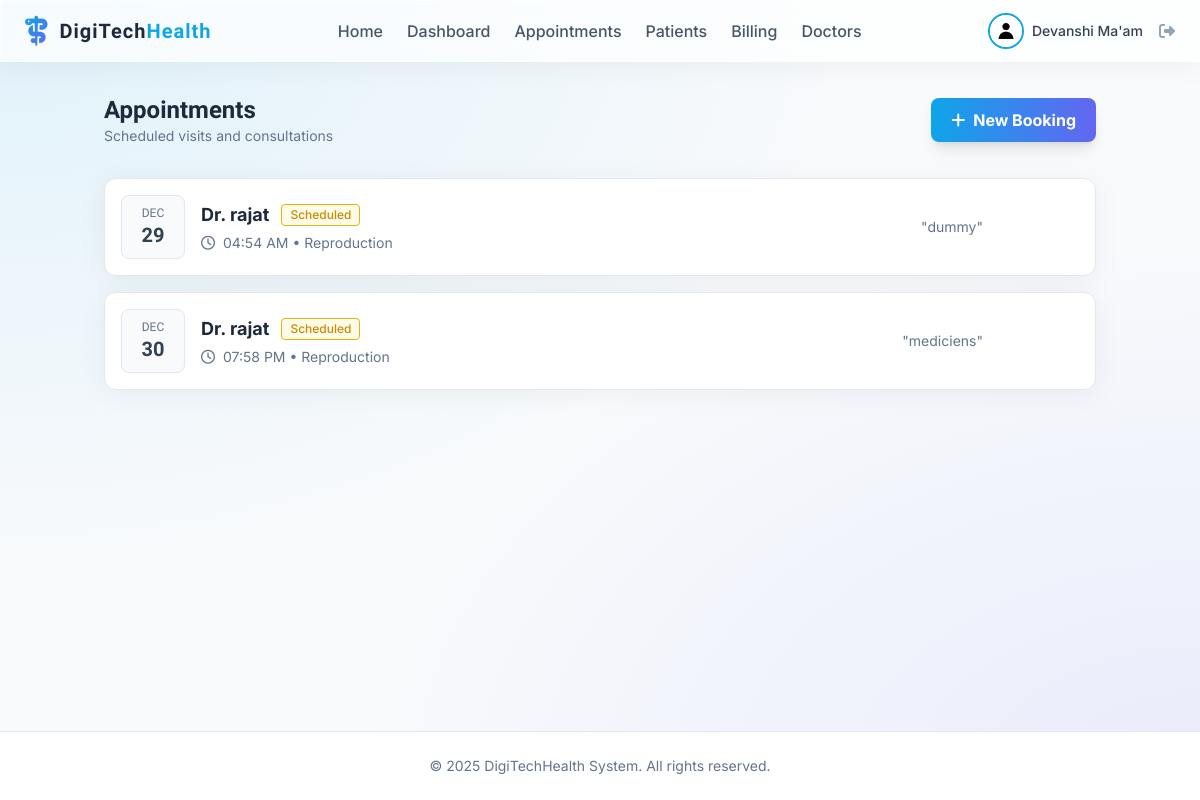
The page /appointments (signed in) on the database its author committed.
### app/models.py (models this page shows, shortened)
class User(db.Model, UserMixin):
    id = db.Column(db.Integer, primary_key=True)
    username = db.Column(db.String(20), unique=True, nullable=False)
    email = db.Column(db.String(120), unique=True, nullable=False)
    image_file = db.Column(db.String(20), nullable=False, default='default.jpg')
    password_hash = db.Column(db.String(128))
    role = db.Column(db.String(20), nullable=False, default='patient')

class Appointment(db.Model):
    id = db.Column(db.Integer, primary_key=True)
    patient_id = db.Column(db.Integer, db.ForeignKey('patient.id'), nullable=True) # Optional link to existing patient
    doctor_id = db.Column(db.Integer, db.ForeignKey('doctor.id'), nullable=False)
    date_time = db.Column(db.DateTime, nullable=False)
    reason = db.Column(db.String(200), nullable=False)
    status = db.Column(db.String(20), nullable=False, default='Scheduled') # Scheduled, Completed, Cancelled
    patient = db.relationship('Patient', backref='appointments')
    doctor = db.relationship('Doctor', backref='appointments')

class Doctor(db.Model):
    id = db.Column(db.Integer, primary_key=True)
    user_id = db.Column(db.Integer, db.ForeignKey('user.id'), nullable=False)
    specialization = db.Column(db.String(100), nullable=False)
    availability = db.Column(db.String(200), nullable=True, default="Mon-Fri 9am-5pm")
    user = db.relationship('User', backref=db.backref('doctor_profile', uselist=False))

### app/appointment/routes.py (the view)
@appointment.route("/appointments")
@login_required
def list_appointments():
    if current_user.role == 'doctor':
        doctor = Doctor.query.filter_by(user_id=current_user.id).first()
        if doctor:
            appointments = Appointment.query.filter_by(doctor_id=doctor.id).all()
        else:
            appointments = []
    elif current_user.role == 'admin' or current_user.role == 'receptionist':
         appointments = Appointment.query.all()
    else:
        patient = Patient.query.filter_by(user_id=current_user.id).first()
        if patient:
            appointments = Appointment.query.filter_by(patient_id=patient.id).all()
        else:
            appointments = []
    return render_template('appointment/list.html', appointments=appointments)

### app/models.py (called while the page is built)
@login_manager.user_loader
def load_user(user_id):
    return User.query.get(int(user_id))

### app/templates/appointment/list.html (shortened to what this page needs)
{% extends "base.html" %}
{% block content %}
<div class="flex justify-between items-center mb-8">
    <div>
        <h2 class="text-2xl font-display font-bold text-slate-800">Appointments</h2>
        <p class="text-slate-500 text-sm">Scheduled visits and consultations</p>
    </div>
    <a href="{{ url_for('appointment.book_appointment') }}"
        class="px-5 py-2.5 bg-gradient-to-r from-primary to-secondary text-white font-bold rounded-lg shadow-lg hover:shadow-primary/40 transform hover:-translate-y-0.5 transition-all flex items-center">
        <i class="fa-solid fa-plus mr-2"></i> New Booking
    </a>
</div>
<div class="grid grid-cols-1 gap-4">
    {% for apt in appointments %}
    <div
        class="glass p-4 rounded-xl border border-slate-200 hover:shadow-md transition-all flex flex-col md:flex-row md:items-center justify-between group bg-white">
        <div class="flex items-center mb-4 md:mb-0">
            <div
                class="flex flex-col items-center justify-center h-16 w-16 bg-slate-50 rounded-lg text-slate-700 font-display border border-slate-200 mr-4">
                <span class="text-xs text-slate-500 uppercase">{{ apt.date_time.strftime('%b') }}</span>
                <span class="text-xl font-bold">{{ apt.date_time.day }}</span>
            </div>
            <div>
                <div class="flex items-center mb-1">
                    <h3 class="text-lg font-bold text-slate-800 mr-3">Dr. {{ apt.doctor.user.username }}</h3>
                    <span class="text-xs px-2 py-0.5 rounded border font-medium
                        {% if apt.status == 'Scheduled' %} border-yellow-500 text-yellow-600 bg-yellow-50
                        {% elif apt.status == 'Completed' %} border-green-500 text-green-600 bg-green-50
                        {% else %} border-red-500 text-red-600 bg-red-50 {% endif %}">
                        {{ apt.status }}
                    </span>
                </div>
                <p class="text-sm text-slate-500"><i class="fa-regular fa-clock mr-1"></i> {{
                    apt.date_time.strftime('%I:%M %p') }} &bull; {{ apt.doctor.specialization }}</p>
            </div>
        </div>
        <div class="flex items-center justify-between md:justify-end w-full md:w-auto">
            <div class="mr-6 text-sm text-slate-500 truncate max-w-[200px]">
                "{{ apt.reason }}"
            </div>
        </div>
    </div>
    {% else %}
    <div class="py-16 text-center text-slate-500 glass rounded-xl border border-slate-200 border-dashed">
        <i class="fa-regular fa-calendar-xmark text-4xl mb-4 opacity-50"></i>
        <p>No appointments scheduled.</p>
    </div>
    {% endfor %}
</div>
{% endblock %}

### app/templates/base.html (shortened to what this page needs)
<!doctype html>
<html lang="en">
<head>
  <script src="https://cdn.tailwindcss.com"></script>
  <link rel="stylesheet" href="https://cdnjs.cloudflare.com/ajax/libs/font-awesome/6.4.0/css/all.min.css">
  <link rel="stylesheet" href="{{ url_for('static', filename='css/main.css') }}">
</head>
<body class="overflow-x-hidden">
  <div class="min-h-screen flex flex-col">
    {% if current_user.is_authenticated %}
    <nav class="glass sticky top-0 z-50 px-6 py-3 flex justify-between items-center">
      <div class="flex items-center">
        <i class="fa-solid fa-staff-snake text-3xl gradient-text mr-3"></i>
        <a href="{{ url_for('main.home') }}" class="text-xl font-display font-bold text-slate-800 tracking-wider">
          DigiTech<span class="text-primary">Health</span>
        </a>
      </div>
      <div class="hidden lg:flex items-center space-x-6">
        <a href="{{ url_for('main.home') }}"
          class="font-medium text-slate-600 hover:text-primary transition-colors {{ 'text-primary' if request.endpoint == 'main.home' }}">Home</a>
        {% if current_user.role in ['admin', 'doctor', 'receptionist'] %}
        <a href="{{ url_for('main.dashboard') }}"
          class="font-medium text-slate-600 hover:text-primary transition-colors {{ 'text-primary' if request.endpoint == 'main.dashboard' }}">Dashboard</a>
        {% endif %}
        <a href="{{ url_for('appointment.list_appointments') }}"
          class="font-medium text-slate-600 hover:text-primary transition-colors {{ 'text-primary' in request.endpoint and 'appointment' in request.endpoint }}">Appointments</a>
        <a href="{{ url_for('patient.list_patients') }}"
          class="font-medium text-slate-600 hover:text-primary transition-colors {{ 'text-primary' in request.endpoint and 'patient' in request.endpoint }}">
          {{ 'Patients' if current_user.role in ['admin', 'doctor', 'receptionist'] else 'My Profile' }}
        </a>
        <a href="{{ url_for('billing.list_invoices') }}"
          class="font-medium text-slate-600 hover:text-primary transition-colors {{ 'text-primary' in request.endpoint and 'billing' in request.endpoint }}">
          {{ 'Billing' if current_user.role in ['admin', 'doctor', 'receptionist'] else 'My Invoices' }}
        </a>
        {% if current_user.role in ['admin', 'doctor', 'receptionist'] %}
        <a href="{{ url_for('doctor.list_doctors') }}"
          class="font-medium text-slate-600 hover:text-primary transition-colors {{ 'text-primary' in request.endpoint and 'doctor' in request.endpoint }}">Doctors</a>
        {% endif %}
      </div>
      <div class="flex items-center space-x-4">
        <a href="{{ url_for('main.account') }}" class="flex items-center space-x-2 group">
          <div class="relative">
            <img
              class="h-9 w-9 rounded-full object-cover border-2 border-primary group-hover:border-secondary transition-colors"
              src="{{ url_for('static', filename='profile_pics/' + current_user.image_file) }}"
              alt="{{ current_user.username }}">
          </div>
          <span class="hidden md:block font-medium text-sm text-slate-700 group-hover:text-primary transition-colors">{{
            current_user.username }}</span>
        </a>
        <a href="{{ url_for('auth.logout') }}" class="text-slate-400 hover:text-red-500 transition-colors"
          title="Logout">
          <i class="fa-solid fa-right-from-bracket"></i>
        </a>
      </div>
    </nav>
    {% endif %}
    <main class="flex-1 container mx-auto px-4 py-8">
      <div class="fade-in-up">
        {% block content %}{% endblock %}
      </div>
    </main>
    <footer class="bg-white border-t border-slate-200 py-6 mt-auto">
      <div class="container mx-auto px-4 text-center text-slate-500 text-sm">
        &copy; 2025 DigiTechHealth System. All rights reserved.
      </div>
    </footer>
  </div>
</body>
</html>

### app/static/css/main.css (style rules this page uses)
.glass { background: rgba(255, 255, 255, 0.7); backdrop-filter: blur(12px); -webkit-backdrop-filter: blur(12px); border: 1px solid rgba(255, 255, 255, 0.5); box-shadow: 0 4px 30px rgba(0, 0, 0, 0.05); }
.gradient-text { background: linear-gradient(135deg, #0ea5e9, #6366f1); -webkit-background-clip: text; background-clip: text; color: transparent; }

### app/templates/base.html (style rules this page uses)
body { background-color: #f8fafc; background-image: radial-gradient(at 0% 0%, rgba(14, 165, 233, 0.1) 0, transparent 50%), radial-gradient(at 100% 100%, rgba(99, 102, 241, 0.1) 0, transparent 50%); color: #1e293b; font-family: 'Inter', sans-serif; min-height: 100vh; }

### rows shown on the page
User: role "Patients", role "Billing", image_file (placeholder picture), username "Devanshi Ma'am"
Appointment: date_time "DEC", date_time.day "29", doctor.user.username "rajat", status "Scheduled", date_time "04:54 AM", doctor.specialization "Reproduction", reason "dummy"
Appointment: date_time "DEC", date_time.day "30", doctor.user.username "rajat", status "Scheduled", date_time "07:58 PM", doctor.specialization "Reproduction", reason "mediciens"
